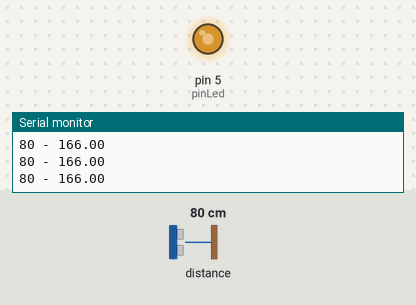
Simulated run of this sketch. Board: Arduino Uno, built with avr-gcc and run on an emulated ATmega328P. On the bench: output pins drawn as LEDs (lit = HIGH), the last lines printed to the serial monitor. The test bench sets the inputs (shaded band); at power-on: distance to the obstacle 80 cm.

Above: at 1.2 s.
1.3 s: distance to the obstacle set to 2 cm
At 2.0 s:
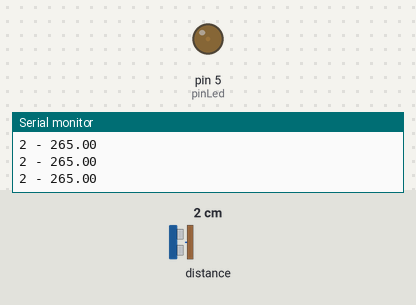
2.8 s: distance to the obstacle set to 250 cm
At 4.0 s:
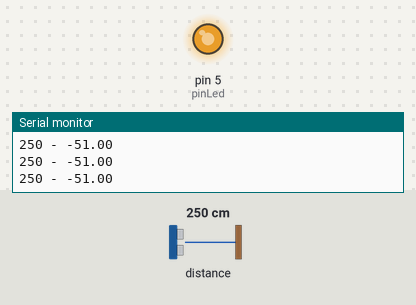
4.3 s: distance to the obstacle set to 9 cm
At 5.0 s:
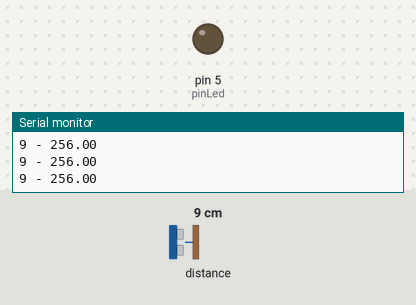
5.8 s: distance to the obstacle set to 120 cm
At 6.4 s:
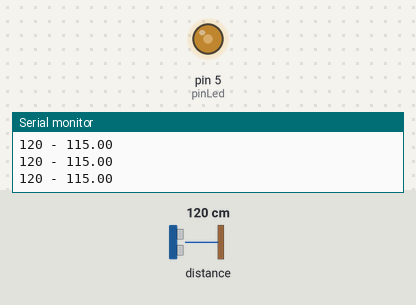
Timing chart, 0 to 8.3 s (numbered marks = the images above; inputs shaded):
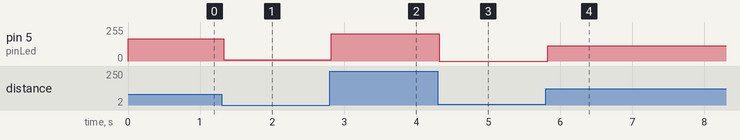

Measured:
- after the input at 1.3 s, pin 5 (pinLed): 166/255 → 9/255 at once
- after the input at 2.8 s, pin 5 (pinLed): 9/255 → 205/255 at once
- after the input at 4.3 s, pin 5 (pinLed): 205/255 → 0/255 at once
- after the input at 5.8 s, pin 5 (pinLed): 0/255 → 115/255 at once

The sketch:

esempioUltrasonicLed2.ino
```cpp
/*
  Example taken from Seeestudio Wiki
  adapted to work with Arduino Grove Carrier (on MKR1010)

  https://www.arduino.cc/en/Guide/MKRConnectorCarrier
  by Davide Gomba
*/

#include "Ultrasonic.h"

int pinLed = 5;

Ultrasonic ultrasonic(0);
void setup()
{
    Serial.begin(9600);
    pinMode(pinLed, OUTPUT);
}
void loop()
{
    long RangeInInches;
    long RangeInCentimeters;

   /* Serial.println("The distance to obstacles in front is: ");
    RangeInInches = ultrasonic.MeasureInInches();
    Serial.print(RangeInInches);//0~157 inches
    Serial.println(" inch");
    delay(250);
 */
    RangeInCentimeters = ultrasonic.MeasureInCentimeters(); // two measurements should keep an interval
   Serial.print(RangeInCentimeters);//0~400cm
    //Serial.println(" cm");
    float value = map(RangeInCentimeters, 10, 210, 255, 0);//map
    Serial.print(" - ");
    Serial.println(value);
    analogWrite(pinLed, value);

    delay(25);
}
```
